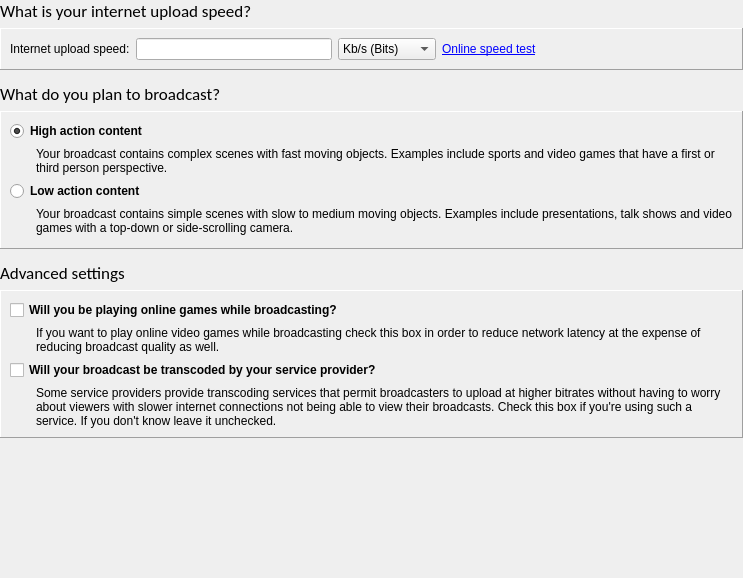
<?xml version="1.0" encoding="UTF-8"?>
<ui version="4.0">
 <class>UploadPage</class>
 <widget class="QWidget" name="UploadPage">
  <property name="geometry">
   <rect>
    <x>0</x>
    <y>0</y>
    <width>743</width>
    <height>578</height>
   </rect>
  </property>
  <property name="windowTitle">
   <string>Form</string>
  </property>
  <layout class="QVBoxLayout" name="verticalLayout">
   <property name="leftMargin">
    <number>0</number>
   </property>
   <property name="topMargin">
    <number>0</number>
   </property>
   <property name="rightMargin">
    <number>0</number>
   </property>
   <property name="bottomMargin">
    <number>0</number>
   </property>
   <item>
    <widget class="QLabel" name="label">
     <property name="font">
      <font>
       <family>Calibri</family>
       <pointsize>13</pointsize>
      </font>
     </property>
     <property name="text">
      <string>What is your internet upload speed?</string>
     </property>
    </widget>
   </item>
   <item>
    <widget class="StyledFrame" name="frame_3">
     <property name="frameShape">
      <enum>QFrame::Panel</enum>
     </property>
     <property name="frameShadow">
      <enum>QFrame::Raised</enum>
     </property>
     <layout class="QGridLayout" name="gridLayout_3">
      <item row="0" column="0">
       <widget class="QLabel" name="label_7">
        <property name="minimumSize">
         <size>
          <width>120</width>
          <height>0</height>
         </size>
        </property>
        <property name="maximumSize">
         <size>
          <width>120</width>
          <height>16777215</height>
         </size>
        </property>
        <property name="text">
         <string>Internet upload speed:</string>
        </property>
        <property name="buddy">
         <cstring>uploadEdit</cstring>
        </property>
       </widget>
      </item>
      <item row="0" column="4">
       <spacer name="horizontalSpacer_6">
        <property name="orientation">
         <enum>Qt::Horizontal</enum>
        </property>
        <property name="sizeHint" stdset="0">
         <size>
          <width>40</width>
          <height>1</height>
         </size>
        </property>
       </spacer>
      </item>
      <item row="0" column="1">
       <widget class="QLineEdit" name="uploadEdit"/>
      </item>
      <item row="0" column="2">
       <widget class="QComboBox" name="uploadUnitsCombo">
        <property name="minimumSize">
         <size>
          <width>75</width>
          <height>0</height>
         </size>
        </property>
        <item>
         <property name="text">
          <string>Kb/s (Bits)</string>
         </property>
        </item>
        <item>
         <property name="text">
          <string>Mb/s (Bits)</string>
         </property>
        </item>
        <item>
         <property name="text">
          <string>KB/s (Bytes)</string>
         </property>
        </item>
        <item>
         <property name="text">
          <string>MB/s (Bytes)</string>
         </property>
        </item>
       </widget>
      </item>
      <item row="0" column="3">
       <widget class="QLabel" name="label_9">
        <property name="text">
         <string>&lt;html&gt;&lt;head/&gt;&lt;body&gt;&lt;p&gt;&lt;a href=&quot;http://www.speedtest.net/&quot;&gt;&lt;span style=&quot; text-decoration: underline; color:#0000ff;&quot;&gt;Online speed test&lt;/span&gt;&lt;/a&gt;&lt;/p&gt;&lt;/body&gt;&lt;/html&gt;</string>
        </property>
        <property name="textFormat">
         <enum>Qt::RichText</enum>
        </property>
        <property name="openExternalLinks">
         <bool>true</bool>
        </property>
       </widget>
      </item>
     </layout>
    </widget>
   </item>
   <item>
    <spacer name="verticalSpacer">
     <property name="orientation">
      <enum>Qt::Vertical</enum>
     </property>
     <property name="sizeType">
      <enum>QSizePolicy::Fixed</enum>
     </property>
     <property name="sizeHint" stdset="0">
      <size>
       <width>20</width>
       <height>7</height>
      </size>
     </property>
    </spacer>
   </item>
   <item>
    <widget class="QLabel" name="label_4">
     <property name="font">
      <font>
       <family>Calibri</family>
       <pointsize>13</pointsize>
      </font>
     </property>
     <property name="text">
      <string>What do you plan to broadcast?</string>
     </property>
    </widget>
   </item>
   <item>
    <widget class="StyledFrame" name="frame">
     <property name="frameShape">
      <enum>QFrame::Panel</enum>
     </property>
     <property name="frameShadow">
      <enum>QFrame::Raised</enum>
     </property>
     <layout class="QVBoxLayout" name="verticalLayout_2">
      <item>
       <widget class="QWidget" name="widget_2" native="true">
        <layout class="QGridLayout" name="gridLayout_4">
         <property name="leftMargin">
          <number>0</number>
         </property>
         <property name="topMargin">
          <number>0</number>
         </property>
         <property name="rightMargin">
          <number>0</number>
         </property>
         <property name="bottomMargin">
          <number>4</number>
         </property>
         <item row="1" column="0">
          <spacer name="horizontalSpacer_7">
           <property name="orientation">
            <enum>Qt::Horizontal</enum>
           </property>
           <property name="sizeType">
            <enum>QSizePolicy::Fixed</enum>
           </property>
           <property name="sizeHint" stdset="0">
            <size>
             <width>20</width>
             <height>1</height>
            </size>
           </property>
          </spacer>
         </item>
         <item row="1" column="1">
          <widget class="QLabel" name="label_11">
           <property name="text">
            <string>Your broadcast contains complex scenes with fast moving objects. Examples include sports and video games that have a first or third person perspective.</string>
           </property>
           <property name="wordWrap">
            <bool>true</bool>
           </property>
          </widget>
         </item>
         <item row="0" column="0" colspan="2">
          <widget class="QRadioButton" name="highActionRadio">
           <property name="font">
            <font>
             <weight>75</weight>
             <bold>true</bold>
            </font>
           </property>
           <property name="text">
            <string>High action content</string>
           </property>
           <property name="checked">
            <bool>true</bool>
           </property>
          </widget>
         </item>
         <item row="2" column="0" colspan="2">
          <widget class="QRadioButton" name="lowActionRadio">
           <property name="font">
            <font>
             <weight>75</weight>
             <bold>true</bold>
            </font>
           </property>
           <property name="text">
            <string>Low action content</string>
           </property>
          </widget>
         </item>
         <item row="3" column="0">
          <spacer name="horizontalSpacer_8">
           <property name="orientation">
            <enum>Qt::Horizontal</enum>
           </property>
           <property name="sizeType">
            <enum>QSizePolicy::Fixed</enum>
           </property>
           <property name="sizeHint" stdset="0">
            <size>
             <width>20</width>
             <height>1</height>
            </size>
           </property>
          </spacer>
         </item>
         <item row="3" column="1">
          <widget class="QLabel" name="label_12">
           <property name="text">
            <string>Your broadcast contains simple scenes with slow to medium moving objects. Examples include presentations, talk shows and video games with a top-down or side-scrolling camera.</string>
           </property>
           <property name="wordWrap">
            <bool>true</bool>
           </property>
          </widget>
         </item>
        </layout>
       </widget>
      </item>
     </layout>
    </widget>
   </item>
   <item>
    <spacer name="verticalSpacer_3">
     <property name="orientation">
      <enum>Qt::Vertical</enum>
     </property>
     <property name="sizeType">
      <enum>QSizePolicy::Fixed</enum>
     </property>
     <property name="sizeHint" stdset="0">
      <size>
       <width>20</width>
       <height>7</height>
      </size>
     </property>
    </spacer>
   </item>
   <item>
    <widget class="QLabel" name="label_3">
     <property name="font">
      <font>
       <family>Calibri</family>
       <pointsize>13</pointsize>
      </font>
     </property>
     <property name="text">
      <string>Advanced settings</string>
     </property>
    </widget>
   </item>
   <item>
    <widget class="StyledFrame" name="frame_2">
     <property name="frameShape">
      <enum>QFrame::Panel</enum>
     </property>
     <property name="frameShadow">
      <enum>QFrame::Raised</enum>
     </property>
     <layout class="QVBoxLayout" name="verticalLayout_3">
      <item>
       <widget class="QWidget" name="widget_3" native="true">
        <property name="font">
         <font>
          <weight>75</weight>
          <bold>true</bold>
         </font>
        </property>
        <layout class="QGridLayout" name="gridLayout_5">
         <property name="leftMargin">
          <number>0</number>
         </property>
         <property name="topMargin">
          <number>0</number>
         </property>
         <property name="rightMargin">
          <number>0</number>
         </property>
         <property name="bottomMargin">
          <number>0</number>
         </property>
         <item row="4" column="1">
          <widget class="QLabel" name="label_2">
           <property name="font">
            <font>
             <weight>50</weight>
             <bold>false</bold>
            </font>
           </property>
           <property name="text">
            <string>Some service providers provide transcoding services that permit broadcasters to upload at higher bitrates without having to worry about viewers with slower internet connections not being able to view their broadcasts. Check this box if you're using such a service. If you don't know leave it unchecked.</string>
           </property>
           <property name="wordWrap">
            <bool>true</bool>
           </property>
          </widget>
         </item>
         <item row="4" column="0">
          <spacer name="horizontalSpacer_9">
           <property name="orientation">
            <enum>Qt::Horizontal</enum>
           </property>
           <property name="sizeType">
            <enum>QSizePolicy::Fixed</enum>
           </property>
           <property name="sizeHint" stdset="0">
            <size>
             <width>20</width>
             <height>1</height>
            </size>
           </property>
          </spacer>
         </item>
         <item row="3" column="0" colspan="2">
          <widget class="QCheckBox" name="transcodingBox">
           <property name="text">
            <string>Will your broadcast be transcoded by your service provider?</string>
           </property>
          </widget>
         </item>
         <item row="0" column="0" colspan="2">
          <widget class="QCheckBox" name="gamerBox">
           <property name="text">
            <string>Will you be playing online games while broadcasting?</string>
           </property>
          </widget>
         </item>
         <item row="2" column="1">
          <widget class="QLabel" name="label_8">
           <property name="font">
            <font>
             <weight>50</weight>
             <bold>false</bold>
            </font>
           </property>
           <property name="text">
            <string>If you want to play online video games while broadcasting check this box in order to reduce network latency at the expense of reducing broadcast quality as well.</string>
           </property>
           <property name="wordWrap">
            <bool>true</bool>
           </property>
          </widget>
         </item>
        </layout>
       </widget>
      </item>
     </layout>
    </widget>
   </item>
   <item>
    <spacer name="verticalSpacer_2">
     <property name="orientation">
      <enum>Qt::Vertical</enum>
     </property>
     <property name="sizeType">
      <enum>QSizePolicy::MinimumExpanding</enum>
     </property>
     <property name="sizeHint" stdset="0">
      <size>
       <width>20</width>
       <height>1</height>
      </size>
     </property>
    </spacer>
   </item>
  </layout>
 </widget>
 <customwidgets>
  <customwidget>
   <class>StyledFrame</class>
   <extends>QFrame</extends>
   <header>Widgets/styledframe.h</header>
   <container>1</container>
  </customwidget>
 </customwidgets>
 <tabstops>
  <tabstop>uploadEdit</tabstop>
  <tabstop>uploadUnitsCombo</tabstop>
  <tabstop>highActionRadio</tabstop>
  <tabstop>lowActionRadio</tabstop>
  <tabstop>gamerBox</tabstop>
  <tabstop>transcodingBox</tabstop>
 </tabstops>
 <resources/>
 <connections/>
</ui>
